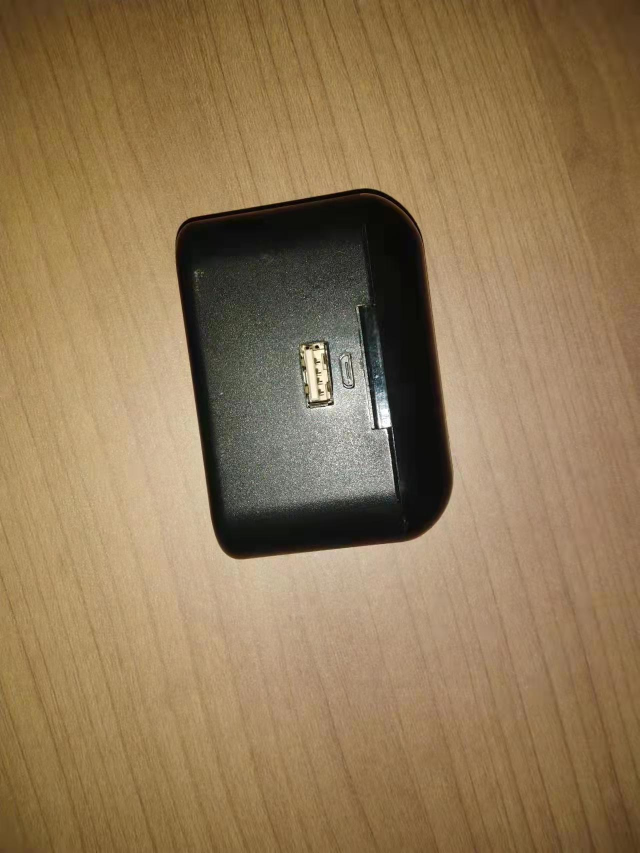
#> input picture DATA/img/模板匹配算法/测试图/yt2-2.jpg, 1279 x 1706 px (shown at 1/2 size)
$ python lml_mbpp_zhengticeshi.py
#> lines starting #> are read from the running program, lines starting #| are printed output that depends on the picture
### 2D_suanfa/lml_time.py
#!/usr/bin/python
# -*- coding: UTF-8 -*-

import datetime


# t = time.time()
#
#
# localtime = time.asctime(time.localtime(time.time()) )
# print("本地时间为 :", localtime)
#
# localtime = time.localtime(time.time())
# print("本地时间为 :", localtime)
#
# # print(localtime.tm_year)
# # print(localtime.tm_mon)
# # print(localtime.tm_mday)
# # print(localtime.tm_hour)
# # print(localtime.tm_min)
# # print(localtime.tm_sec)
# # print(localtime.tm_wday)
# # print(localtime.tm_yday)
#
# dt    = datetime.datetime.now().strftime('%Y-%m-%d %H:%M:%S')
# dt_ms = datetime.datetime.now().strftime('%Y-%m-%d %H:%M:%S.%f') # 含微秒的日期时间
# print(dt)
# print(dt_ms)

def get_time_ymd_hms_ms():
    dt_ms = datetime.datetime.now().strftime('%Y-%m-%d %H:%M:%S %f')
    return dt_ms


def get_time_ymd():
    dt_ymd = datetime.datetime.now().strftime('%Y-%m-%d')
    return dt_ymd


def get_time_yunsuan(time1, time2):
    t1 = datetime.datetime.strptime(time1, '%Y-%m-%d %H:%M:%S %f')
    t2 = datetime.datetime.strptime(time2, '%Y-%m-%d %H:%M:%S %f')
    if t1 > t2:
        return t1 - t2
    else:
        return t2 - t1

### 2D_suanfa/lml_mbpp_zhengticeshi.py
# import xfeatures2d
import cv2
import cv2 as cv
import numpy as np

import lml_img_xuanzhuan
import lml_time

# BF暴力匹配=knn匹配 flann匹配 11-22
# 二者的区别在于BFMatcher总是尝试所有可能的匹配，从而使得它总能够找到最佳匹配，这也是Brute Force（暴力法）的原始含义。
# 而FlannBasedMatcher中FLANN的含义是Fast Library forApproximate Nearest Neighbors，从字面意思可知它是一种近似法，
# 算法更快但是找到的是最近邻近似匹配，所以当我们需要找到一个相对好的匹配但是不需要最佳匹配的时候往往使用FlannBasedMatcher。
# 当然也可以通过调整FlannBasedMatcher的参数来提高匹配的精度或者提高算法速度，但是相应地算法速度或者算法精度会受到影响。
# https://blog.csdn.net/weixin_37565420/article/details/79090644
# 目前bf匹配速度够  不考虑用flann

# noinspection PyUnresolvedReferences
print('OpenCv version: ', cv2.__version__)


# OBR实时  xfeatures2d.surf更先进

# surf由于专利影响
# 需要手动编译opencv  -D OPENCV_ENABLE_NONFREE =ON
# cmake vs运行库VC.exe  vs编译库vs_BuildTools.exe  win-SDK  win平台通用桌面开发工具
# 或者安装低版本的一套        conda create -n py37 python=3.7
# pip uninstall opencv-python               pip install opencv-python==3.4.2.16
# pip uninstall opencv-contrib-python       pip install opencv-contrib-python==3.4.2.16
# https://blog.csdn.net/SiriusWilliam/article/details/104891856

# surf = cv.xfeatures2d.SURF_create(400)


def bgr_rgb(img):
    (r, g, b) = cv2.split(img)
    return cv2.merge([b, g, r])


# [23 lines left out: functions orb_detect, orb_detect_guolv, not called in this run]


def sift_detect(img1, img2):
    sift = cv2.xfeatures2d.SIFT_create()

    kp1, des1 = sift.detectAndCompute(img1, None)
    kp2, des2 = sift.detectAndCompute(img2, None)
    bf = cv2.BFMatcher()
    matches = bf.knnMatch(des1, des2, k=2)
    good = [[m] for m, n in matches if m.distance < 0.75 * n.distance]
    img3 = cv2.drawMatchesKnn(img1, kp1, img2, kp2, good, None, flags=2)
    return bgr_rgb(img3)


def surf_detect(img1, img2):
    surf = cv2.xfeatures2d.SURF_create()

    kp1, des1 = surf.detectAndCompute(img1, None)
    kp2, des2 = surf.detectAndCompute(img2, None)
    bf = cv2.BFMatcher()
    matches = bf.knnMatch(des1, des2, k=2)
    good = [[m] for m, n in matches if m.distance < 0.5 * n.distance]
    img3 = cv2.drawMatchesKnn(img1, kp1, img2, kp2, good, None, flags=2)
    return bgr_rgb(img3)


# [290 lines left out: functions surf_detect_guolv, Keypoints_guolv, sift_test, surf_test, not called in this run]
    # cv2.waitKey(0)


#   sift算法学习测试 debug输出
if 0:
    image_yt = cv2.imdecode(np.fromfile('DATA/img/模板匹配算法/测试图/yt1.jpg', dtype=np.uint8), -1)
    sift_test(image_yt)
    print("\n等待任意按键之后  ——> 关闭窗口并结束程序")
    cv2.waitKey(0)

#   surf算法学习测试 debug输出
if 0:
    image_yt = cv2.imdecode(np.fromfile('DATA/img/模板匹配算法/测试图/yt1.jpg', dtype=np.uint8), -1)
    surf_test(image_yt)
    sift_test(image_yt)
    print("\n等待任意按键之后  ——> 关闭窗口并结束程序")
    cv2.waitKey(0)

#   sift算法案例
if 0:
    # [32 lines left out: function sift_test, not called in this run]
        # plt.imshow(img)
        # plt.show()


    sift_test()

#   surf算法案例
if 0:
    # [72 lines left out: function surf_test, not called in this run]
        # cv2.destroyWindow(all)
        # plt.imshow(img)
        # plt.show()


    surf_test()

if 1:
    def obr_test():
        # if __name__ == "__main__":
        image_yt = cv2.imdecode(np.fromfile('../DATA/img/模板匹配算法/测试图/yt2-2.jpg', dtype=np.uint8), -1)
#> image_yt is the input picture: shape (1706, 1279, 3); mean B, G, R 85.8, 120.1, 144.8
        image_mb = cv2.imdecode(np.fromfile('../DATA/img/模板匹配算法/测试图/mb2.jpg', dtype=np.uint8), -1)
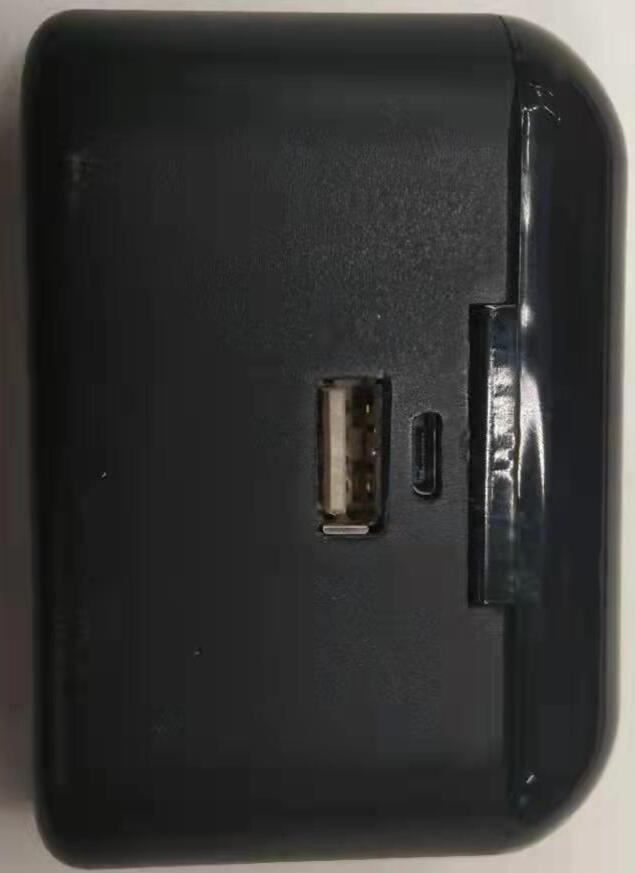
#> input picture DATA/img/模板匹配算法/测试图/mb2.jpg, 635 x 873 px
#> image_mb is the input picture: shape (873, 635, 3); mean B, G, R 53.4, 54.8, 55.4
        # image_ytxz = cv2.imdecode(np.fromfile('DATA/img/模板匹配算法/测试图/yt1-xz2.jpg', dtype=np.uint8), -1)

        # 旋转图片
        image_xz = image_yt.copy()
        # image_xz = lml_img_xuanzhuan.img_xuanzhuang(image_xz, 135)

        # SIFT
        time_sitf1 = lml_time.get_time_ymd_hms_ms()
        img_sift = sift_detect(image_xz, image_mb)
#> in sift_detect, `kp1, des1 = sift.detectAndCompute(img1, None)`: kp1 = 1336 keypoints; strongest (x, y, size): (634, 694, 4.5), (638, 724, 2.6), (658, 804, 2.4), (643, 763, 2.1)
#> in sift_detect, `kp2, des2 = sift.detectAndCompute(img2, None)`: kp2 = 341 keypoints; strongest (x, y, size): (525, 314, 9.4), (541, 456, 4.4), (502, 454, 7.8), (486, 493, 2.1)
#> in sift_detect, `matches = bf.knnMatch(des1, des2, k=2)`: matches = 1336 matches
#> in sift_detect, `good = [[m] for m, n in matches if m.distance < 0.75 * n.distance]`: good = 27 matches
#> in sift_detect, `img3 = cv2.drawMatchesKnn(img1, kp1, img2, kp2, good, None, flags=2)`:
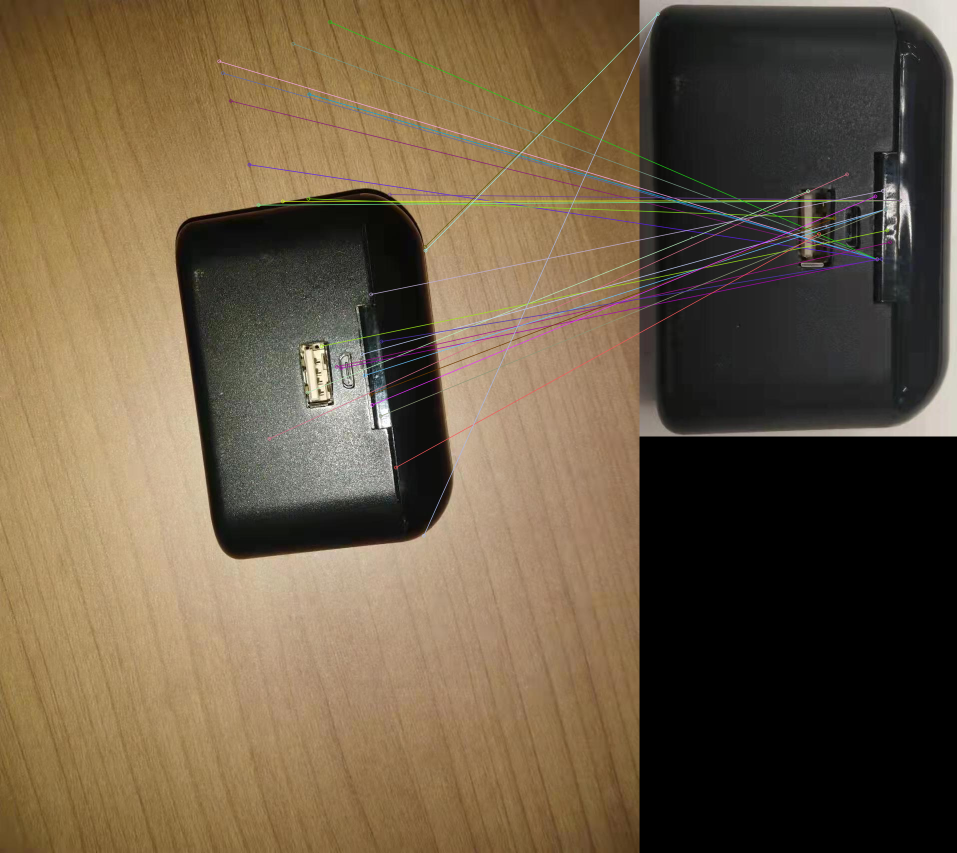
#> img3: shape (1706, 1914, 3) (shown at 1/2 size); mean B, G, R 67.4, 90.2, 106.7
#> in bgr_rgb, `(r, g, b) = cv2.split(img)`:
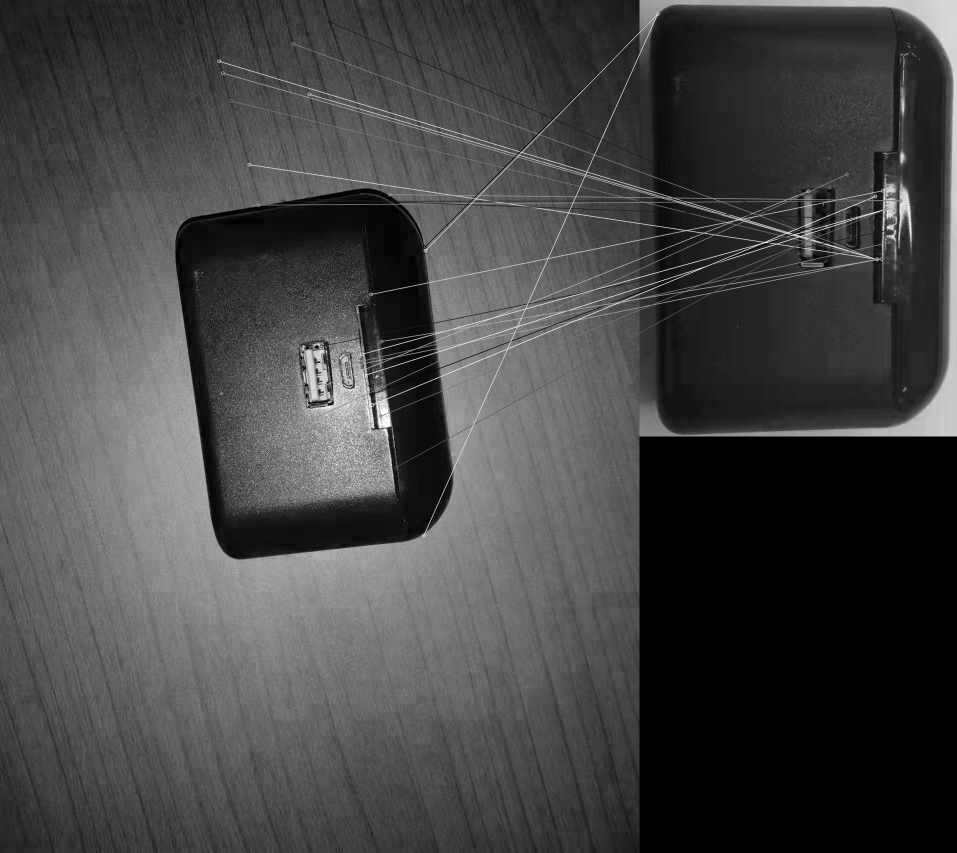
#> r: shape (1706, 1914) (shown at 1/2 size); min 0, max 255, mean 67.4
#> in bgr_rgb, `(r, g, b) = cv2.split(img)`:
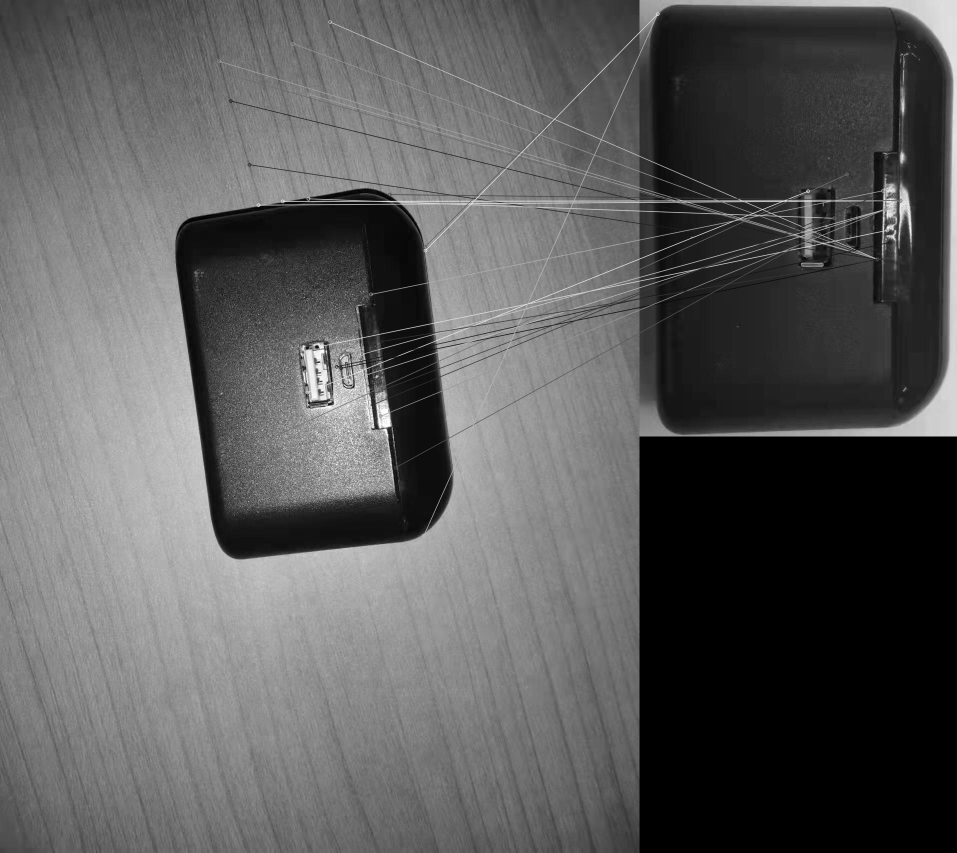
#> g: shape (1706, 1914) (shown at 1/2 size); min 0, max 255, mean 90.2
#> in bgr_rgb, `(r, g, b) = cv2.split(img)`:
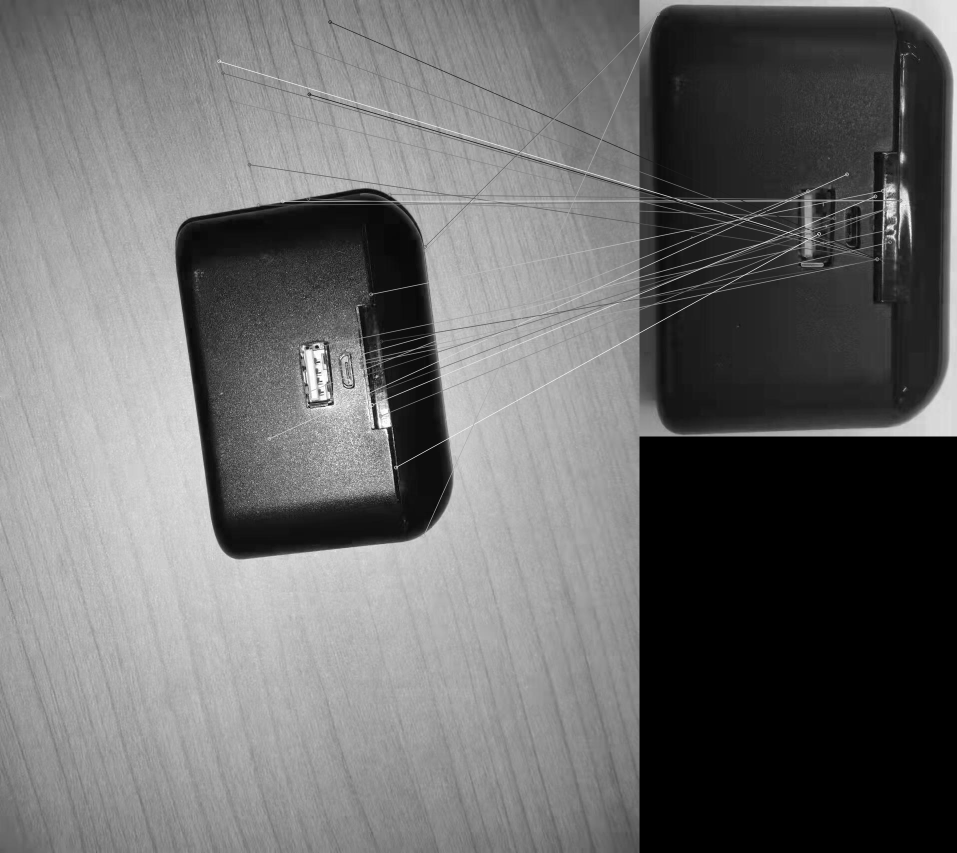
#> b: shape (1706, 1914) (shown at 1/2 size); min 0, max 255, mean 106.7
        time_sitf2 = lml_time.get_time_ymd_hms_ms()
        time_sitf = lml_time.get_time_yunsuan(time_sitf1, time_sitf2)

        cv.namedWindow("SIFT-xz", cv.WINDOW_NORMAL)
        cv.resizeWindow("SIFT-xz", 800, 600)
        cv2.imshow("SIFT-xz", img_sift)

        # SURF
        time_surf1 = lml_time.get_time_ymd_hms_ms()
        img_surf = surf_detect(image_xz, image_mb)
        time_surf2 = lml_time.get_time_ymd_hms_ms()
        time_surf = lml_time.get_time_yunsuan(time_surf1, time_surf2)

        cv.namedWindow("SURF-xz", cv.WINDOW_NORMAL)
        cv.resizeWindow("SURF-xz", 800, 600)
        cv2.imshow("SURF-xz", img_surf)

        # SURF过滤
        guolv_num = 30
        # 仅保留guolv_num个匹配度最高的特征点对
        time_surfgl1 = lml_time.get_time_ymd_hms_ms()
        img_surfgl = surf_detect_guolv(image_xz, image_mb, guolv_num)
        time_surfgl2 = lml_time.get_time_ymd_hms_ms()
        time_surfgl = lml_time.get_time_yunsuan(time_surfgl1, time_surfgl2)

        cv.namedWindow("SURF-xz-guolv", cv.WINDOW_NORMAL)
        cv.resizeWindow("SURF-xz-guolv", 800, 600)
        cv2.imshow("SURF-xz-guolv", img_surfgl)

        # ORB
        time_orb1 = lml_time.get_time_ymd_hms_ms()
        img_orb = orb_detect(image_xz, image_mb)
        time_orb2 = lml_time.get_time_ymd_hms_ms()
        time_orb = lml_time.get_time_yunsuan(time_orb1, time_orb2)

        cv.namedWindow("ORB-xz", cv.WINDOW_NORMAL)
        cv.resizeWindow("ORB-xz", 800, 600)
        cv2.imshow("ORB-xz", img_orb)

        # ORB 过滤
        guolv_num = 10
        # 仅保留guolv_num个匹配度最高的特征点对
        time_orbgl1 = lml_time.get_time_ymd_hms_ms()
        img_orbgl = orb_detect_guolv(image_xz, image_mb, guolv_num)
        time_orbgl2 = lml_time.get_time_ymd_hms_ms()
        timg_orbgl = lml_time.get_time_yunsuan(time_orbgl1, time_orbgl2)

        cv.namedWindow("ORB-xz-guolv", cv.WINDOW_NORMAL)
        cv.resizeWindow("ORB-xz-guolv", 800, 600)
        cv2.imshow("ORB-xz-guolv", img_orbgl)

        print("\n旋转图匹配(sift)：")
        # print(time_sitf1)
        # print(time_sitf2)
        print('time = ', time_sitf)

        print("\n旋转图匹配(surf)：")
        # print(time_surf1)
        # print(time_surf2)
        print('time = ', time_surf)

        print("\n旋转图匹配(surf)-过滤：")
        # print(time_surfgl1)
        # print(time_surfgl2)
        print('time = ', time_surfgl)

        print("\n旋转图匹配(orb)：")
        # print(time_orb1)
        # print(time_orb2)
        print('time = ', time_orb)

        print("\n旋转图匹配(orb)-过滤：")
        # print(time_orbgl1)
        # print(time_orbgl2)
        print('time = ', timg_orbgl)

        print("\n等待任意按键 关闭窗口结束程序")
        cv2.waitKey(0)
        cv2.destroyAllWindows()
        exit(0)
        # cv2.destroyWindow(all)
        # plt.imshow(img)
        # plt.show()


#> (the run stopped early here; a loop or call above may not have finished)
